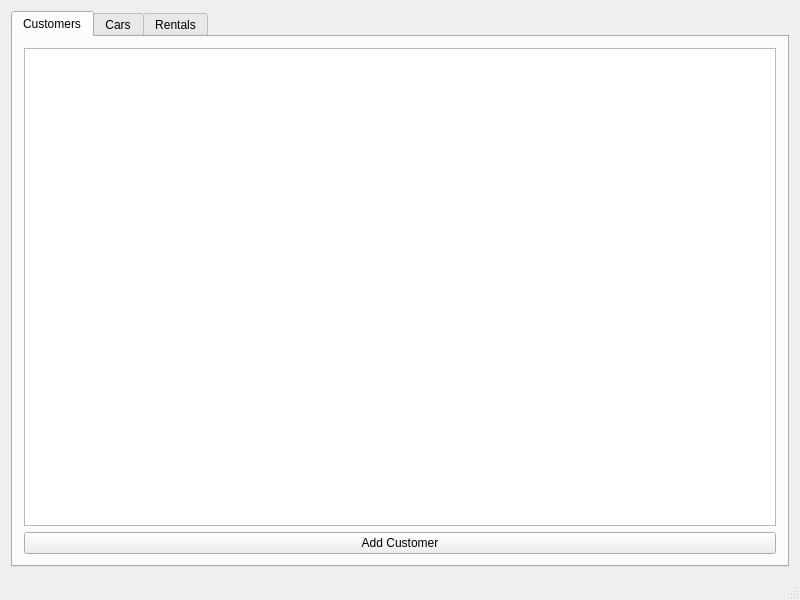
<?xml version="1.0" encoding="UTF-8"?>
<ui version="4.0">
 <class>MainWindow</class>
 <widget class="QMainWindow" name="MainWindow">
  <property name="geometry">
   <rect>
    <x>0</x>
    <y>0</y>
    <width>800</width>
    <height>600</height>
   </rect>
  </property>
  <property name="windowTitle">
   <string>Car Rental System</string>
  </property>
  <widget class="QWidget" name="centralwidget">
   <layout class="QVBoxLayout">
    <item>
     <widget class="QTabWidget" name="tabWidget">
      <property name="currentIndex">
       <number>0</number>
      </property>
      <widget class="QWidget" name="customerTab">
       <attribute name="title">
        <string>Customers</string>
       </attribute>
       <layout class="QVBoxLayout">
        <item>
         <widget class="QTableView" name="customerTableView">
          <property name="sizePolicy">
           <sizepolicy hsizetype="Preferred" vsizetype="Expanding">
            <horstretch>0</horstretch>
            <verstretch>0</verstretch>
           </sizepolicy>
          </property>
         </widget>
        </item>
        <item>
         <widget class="QPushButton" name="addCustomerButton">
          <property name="text">
           <string>Add Customer</string>
          </property>
         </widget>
        </item>
       </layout>
      </widget>
      <widget class="QWidget" name="carTab">
       <attribute name="title">
        <string>Cars</string>
       </attribute>
       <layout class="QVBoxLayout">
        <item>
         <widget class="QTableView" name="carTableView">
          <property name="sizePolicy">
           <sizepolicy hsizetype="Preferred" vsizetype="Expanding">
            <horstretch>0</horstretch>
            <verstretch>0</verstretch>
           </sizepolicy>
          </property>
         </widget>
        </item>
        <item>
         <widget class="QPushButton" name="addCarButton">
          <property name="text">
           <string>Add Car</string>
          </property>
         </widget>
        </item>
       </layout>
      </widget>
      <widget class="QWidget" name="rentalTab">
       <attribute name="title">
        <string>Rentals</string>
       </attribute>
       <layout class="QVBoxLayout">
        <item>
         <widget class="QTableView" name="rentalTableView">
          <property name="sizePolicy">
           <sizepolicy hsizetype="Preferred" vsizetype="Expanding">
            <horstretch>0</horstretch>
            <verstretch>0</verstretch>
           </sizepolicy>
          </property>
         </widget>
        </item>
        <item>
         <widget class="QPushButton" name="addRentalButton">
          <property name="text">
           <string>Add Rental</string>
          </property>
         </widget>
        </item>
       </layout>
      </widget>
     </widget>
    </item>
   </layout>
  </widget>
  <widget class="QMenuBar" name="menubar">
   <property name="geometry">
    <rect>
     <x>0</x>
     <y>0</y>
     <width>800</width>
     <height>37</height>
    </rect>
   </property>
  </widget>
  <widget class="QStatusBar" name="statusbar"/>
 </widget>
 <layoutdefault spacing="6" margin="11"/>
 <resources/>
 <connections/>
</ui>
